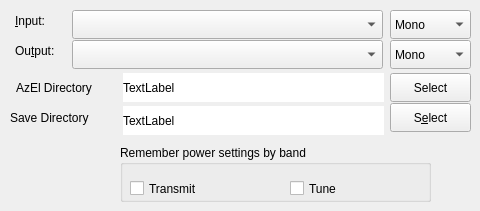
   <widget class="QWidget" name="audio_tab">
    <attribute name="title">
     <string>A&amp;udio</string>
    </attribute>
    <attribute name="toolTip">
     <string>Audio interface settings</string>
    </attribute>
    <widget class="QGroupBox" name="split_operation_group_box_2">
     <property name="geometry">
      <rect>
       <x>120</x>
       <y>145</y>
       <width>311</width>
       <height>57</height>
      </rect>
     </property>
     <property name="toolTip">
      <string>Power Memory By Band</string>
     </property>
     <property name="title">
      <string>Remember power settings by band</string>
     </property>
     <widget class="QCheckBox" name="checkBoxPwrBandTxMemory">
      <property name="geometry">
       <rect>
        <x>10</x>
        <y>30</y>
        <width>87</width>
        <height>27</height>
       </rect>
      </property>
      <property name="toolTip">
       <string>Enable power memory during transmit</string>
      </property>
      <property name="text">
       <string>Transmit</string>
      </property>
     </widget>
     <widget class="QCheckBox" name="checkBoxPwrBandTuneMemory">
      <property name="geometry">
       <rect>
        <x>170</x>
        <y>30</y>
        <width>59</width>
        <height>27</height>
       </rect>
      </property>
      <property name="toolTip">
       <string>Enable power memory during tuning</string>
      </property>
      <property name="text">
       <string>Tune</string>
      </property>
     </widget>
    </widget>
    <widget class="QComboBox" name="sound_input_channel_combo_box">
     <property name="geometry">
      <rect>
       <x>390</x>
       <y>10</y>
       <width>81</width>
       <height>29</height>
      </rect>
     </property>
     <property name="toolTip">
      <string>Select the channel to use for receiving.</string>
     </property>
     <item>
      <property name="text">
       <string>Mono</string>
      </property>
     </item>
     <item>
      <property name="text">
       <string>Left</string>
      </property>
     </item>
     <item>
      <property name="text">
       <string>Right</string>
      </property>
     </item>
     <item>
      <property name="text">
       <string>Both</string>
      </property>
     </item>
    </widget>
    <widget class="QLabel" name="sound_input_label">
     <property name="geometry">
      <rect>
       <x>15</x>
       <y>10</y>
       <width>39</width>
       <height>21</height>
      </rect>
     </property>
     <property name="text">
      <string>&amp;Input:</string>
     </property>
     <property name="buddy">
      <cstring>sound_input_combo_box</cstring>
     </property>
    </widget>
    <widget class="QComboBox" name="sound_input_combo_box">
     <property name="geometry">
      <rect>
       <x>72</x>
       <y>10</y>
       <width>311</width>
       <height>29</height>
      </rect>
     </property>
     <property name="sizePolicy">
      <sizepolicy hsizetype="Preferred" vsizetype="Fixed">
       <horstretch>1</horstretch>
       <verstretch>0</verstretch>
      </sizepolicy>
     </property>
     <property name="toolTip">
      <string>Select the audio CODEC to use for receiving.</string>
     </property>
    </widget>
    <widget class="QComboBox" name="sound_output_channel_combo_box">
     <property name="geometry">
      <rect>
       <x>390</x>
       <y>40</y>
       <width>81</width>
       <height>29</height>
      </rect>
     </property>
     <property name="toolTip">
      <string>Select the audio channel used for transmission.
Unless you have multiple radios connected on different
channels; then you will usually want to select mono or
both here.</string>
     </property>
     <item>
      <property name="text">
       <string>Mono</string>
      </property>
     </item>
     <item>
      <property name="text">
       <string>Left</string>
      </property>
     </item>
     <item>
      <property name="text">
       <string>Right</string>
      </property>
     </item>
     <item>
      <property name="text">
       <string>Both</string>
      </property>
     </item>
    </widget>
    <widget class="QComboBox" name="sound_output_combo_box">
     <property name="geometry">
      <rect>
       <x>72</x>
       <y>40</y>
       <width>311</width>
       <height>29</height>
      </rect>
     </property>
     <property name="sizePolicy">
      <sizepolicy hsizetype="Preferred" vsizetype="Fixed">
       <horstretch>1</horstretch>
       <verstretch>0</verstretch>
      </sizepolicy>
     </property>
     <property name="toolTip">
      <string>Select the audio CODEC to use for transmitting.
If this is your default device for system sounds then
ensure that all system sounds are disabled otherwise
you will broadcast any systems sounds generated during
transmitting periods.</string>
     </property>
    </widget>
    <widget class="QLabel" name="sound_output_label">
     <property name="geometry">
      <rect>
       <x>15</x>
       <y>40</y>
       <width>51</width>
       <height>21</height>
      </rect>
     </property>
     <property name="text">
      <string>Ou&amp;tput:</string>
     </property>
     <property name="buddy">
      <cstring>sound_output_combo_box</cstring>
     </property>
    </widget>
    <widget class="QPushButton" name="azel_path_select_push_button">
     <property name="geometry">
      <rect>
       <x>390</x>
       <y>73</y>
       <width>81</width>
       <height>29</height>
      </rect>
     </property>
     <property name="text">
      <string>Select</string>
     </property>
    </widget>
    <widget class="QLabel" name="azel_path_label">
     <property name="geometry">
      <rect>
       <x>16</x>
       <y>73</y>
       <width>101</width>
       <height>29</height>
      </rect>
     </property>
     <property name="text">
      <string>AzEl Directory</string>
     </property>
     <property name="buddy">
      <cstring>azel_path_select_push_button</cstring>
     </property>
    </widget>
    <widget class="QLabel" name="azel_path_display_label">
     <property name="geometry">
      <rect>
       <x>123</x>
       <y>73</y>
       <width>261</width>
       <height>29</height>
      </rect>
     </property>
     <property name="sizePolicy">
      <sizepolicy hsizetype="Preferred" vsizetype="Preferred">
       <horstretch>1</horstretch>
       <verstretch>0</verstretch>
      </sizepolicy>
     </property>
     <property name="styleSheet">
      <string notr="true">background-color: rgb(255, 255, 255);</string>
     </property>
     <property name="text">
      <string>TextLabel</string>
     </property>
    </widget>
    <widget class="QPushButton" name="save_path_select_push_button">
     <property name="geometry">
      <rect>
       <x>390</x>
       <y>103</y>
       <width>81</width>
       <height>29</height>
      </rect>
     </property>
     <property name="toolTip">
      <string>Click to select a different save directory for .WAV files.</string>
     </property>
     <property name="text">
      <string>S&amp;elect</string>
     </property>
    </widget>
    <widget class="QLabel" name="save_path_label">
     <property name="geometry">
      <rect>
       <x>10</x>
       <y>103</y>
       <width>111</width>
       <height>29</height>
      </rect>
     </property>
     <property name="text">
      <string>Save Directory</string>
     </property>
     <property name="buddy">
      <cstring>save_path_select_push_button</cstring>
     </property>
    </widget>
    <widget class="QLabel" name="save_path_display_label">
     <property name="geometry">
      <rect>
       <x>123</x>
       <y>106</y>
       <width>261</width>
       <height>29</height>
      </rect>
     </property>
     <property name="sizePolicy">
      <sizepolicy hsizetype="Preferred" vsizetype="Preferred">
       <horstretch>1</horstretch>
       <verstretch>0</verstretch>
      </sizepolicy>
     </property>
     <property name="toolTip">
      <string>Path to which .WAV files are saved.</string>
     </property>
     <property name="autoFillBackground">
      <bool>false</bool>
     </property>
     <property name="styleSheet">
      <string notr="true">background-color: rgb(255, 255, 255);</string>
     </property>
     <property name="text">
      <string>TextLabel</string>
     </property>
    </widget>
   </widget>
